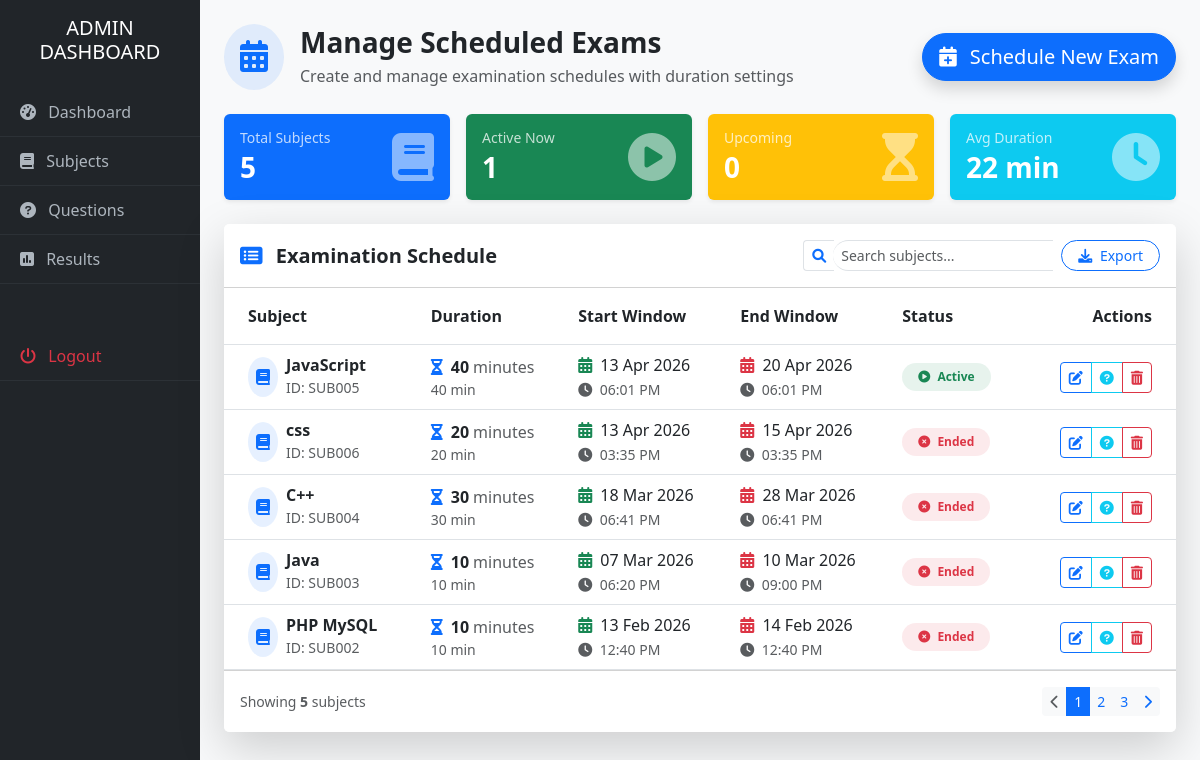
/admin/manage_subjects.php (signed in), run on the app's committed database.
### tables this page shows
CREATE TABLE `subjects` (
  `sub_id` int(11) NOT NULL,
  `sub_name` varchar(100) NOT NULL,
  `start_time` datetime DEFAULT NULL,
  `end_time` datetime DEFAULT NULL,
  `exam_duration` int(11) NOT NULL DEFAULT 10
);

### admin/manage_subjects.php (the view, shortened to what this page needs)
<?php include 'layout/header.php'; ?>
<div class="row mb-4">
    <div class="col-12">
        <div class="d-flex align-items-center justify-content-between flex-wrap">
            <div class="d-flex align-items-center mb-3 mb-sm-0">
                <div class="flex-shrink-0">
                    <div class="bg-primary bg-opacity-10 p-3 rounded-circle">
                        <i class="fas fa-calendar-alt fa-2x text-primary"></i>
                    </div>
                </div>
                <div class="flex-grow-1 ms-3">
                    <h3 class="fw-bold mb-1">Manage Scheduled Exams</h3>
                    <p class="text-muted mb-0">Create and manage examination schedules with duration settings</p>
                </div>
            </div>
            <div>
                <button class="btn btn-primary btn-lg rounded-pill shadow" data-bs-toggle="modal" data-bs-target="#addModal">
                    <i class="fas fa-calendar-plus me-2"></i> Schedule New Exam
                </button>
            </div>
        </div>
    </div>
</div>
<div class="row g-3 mb-4">
    <?php
    $total_subjects = $conn->query("SELECT COUNT(*) as total FROM subjects")->fetch_assoc()['total'];
    $total_duration = $conn->query("SELECT SUM(exam_duration) as total FROM subjects")->fetch_assoc()['total'];
    $avg_duration = $total_subjects > 0 ? round($total_duration / $total_subjects) : 0;
    $now = date('Y-m-d H:i:s');
    $active_exams = $conn->query("SELECT COUNT(*) as total FROM subjects WHERE start_time <= '$now' AND end_time >= '$now'")->fetch_assoc()['total'];
    $upcoming_exams = $conn->query("SELECT COUNT(*) as total FROM subjects WHERE start_time > '$now'")->fetch_assoc()['total'];
    ?>
    <div class="col-md-3">
        <div class="card border-0 shadow-sm bg-primary text-white">
            <div class="card-body p-3">
                <div class="d-flex align-items-center justify-content-between">
                    <div>
                        <h6 class="small mb-1 opacity-75">Total Subjects</h6>
                        <h3 class="fw-bold mb-0"><?php echo $total_subjects; ?></h3>
                    </div>
                    <i class="fas fa-book fa-3x opacity-50"></i>
                </div>
            </div>
        </div>
    </div>
    <div class="col-md-3">
        <div class="card border-0 shadow-sm bg-success text-white">
            <div class="card-body p-3">
                <div class="d-flex align-items-center justify-content-between">
                    <div>
                        <h6 class="small mb-1 opacity-75">Active Now</h6>
                        <h3 class="fw-bold mb-0"><?php echo $active_exams; ?></h3>
                    </div>
                    <i class="fas fa-play-circle fa-3x opacity-50"></i>
                </div>
            </div>
        </div>
    </div>
    <div class="col-md-3">
        <div class="card border-0 shadow-sm bg-warning text-white">
            <div class="card-body p-3">
                <div class="d-flex align-items-center justify-content-between">
                    <div>
                        <h6 class="small mb-1 opacity-75">Upcoming</h6>
                        <h3 class="fw-bold mb-0"><?php echo $upcoming_exams; ?></h3>
                    </div>
                    <i class="fas fa-hourglass-start fa-3x opacity-50"></i>
                </div>
            </div>
        </div>
    </div>
    <div class="col-md-3">
        <div class="card border-0 shadow-sm bg-info text-white">
            <div class="card-body p-3">
                <div class="d-flex align-items-center justify-content-between">
                    <div>
                        <h6 class="small mb-1 opacity-75">Avg Duration</h6>
                        <h3 class="fw-bold mb-0"><?php echo $avg_duration; ?> min</h3>
                    </div>
                    <i class="fas fa-clock fa-3x opacity-50"></i>
                </div>
            </div>
        </div>
    </div>
</div>
<div class="card border-0 shadow-lg">
    <div class="card-header bg-white py-3 d-flex justify-content-between align-items-center">
        <h5 class="fw-bold mb-0">
            <i class="fas fa-list-alt text-primary me-2"></i>
            Examination Schedule
        </h5>
        <div class="d-flex gap-2">
            <div class="input-group input-group-sm" style="width: 250px;">
                <span class="input-group-text bg-white border-end-0">
                    <i class="fas fa-search text-primary"></i>
                </span>
                <input type="text" class="form-control border-start-0" id="searchTable" placeholder="Search subjects...">
            </div>
            <div class="dropdown">
                <button class="btn btn-sm btn-outline-primary rounded-pill px-3" type="button" data-bs-toggle="dropdown">
                    <i class="fas fa-download me-1"></i> Export
                </button>
            </div>
        </div>
    </div>
    <div class="card-body p-0">
        <div class="table-responsive">
            <table class="table table-hover align-middle mb-0" id="subjectsTable">
                <thead class="bg-light">
                    <tr>
                        <th class="ps-4 py-3">Subject</th>
                        <th class="py-3">Duration</th>
                        <th class="py-3">Start Window</th>
                        <th class="py-3">End Window</th>
                        <th class="py-3">Status</th>
                        <th class="pe-4 py-3 text-end">Actions</th>
                    </tr>
                </thead>
                <tbody>
                    <?php
                    $res = $conn->query("SELECT * FROM subjects ORDER BY start_time DESC");
                    if($res->num_rows > 0):
                        while($row = $res->fetch_assoc()):
                            $now = new DateTime();
                            $start = new DateTime($row['start_time']);
                            $end = new DateTime($row['end_time']);
                            if($now > $end) {
                                $status = 'ended';
                                $status_badge = 'badge bg-danger bg-opacity-10 text-danger';
                                $status_icon = 'fa-times-circle';
                            } elseif($now >= $start && $now <= $end) {
                                $status = 'active';
                                $status_badge = 'badge bg-success bg-opacity-10 text-success';
                                $status_icon = 'fa-play-circle';
                            } else {
                                $status = 'upcoming';
                                $status_badge = 'badge bg-warning bg-opacity-10 text-warning';
                                $status_icon = 'fa-clock';
                            }
                            $duration_hours = floor($row['exam_duration'] / 60);
                            $duration_minutes = $row['exam_duration'] % 60;
                            $duration_text = $duration_hours > 0 ? $duration_hours . 'h ' . $duration_minutes . 'm' : $row['exam_duration'] . ' min';
                    ?>
                    <tr class="subject-row">
                        <td class="ps-4">
                            <div class="d-flex align-items-center">
                                <div class="bg-primary bg-opacity-10 rounded-circle p-2 me-2">
                                    <i class="fas fa-book text-primary"></i>
                                </div>
                                <div>
                                    <h6 class="fw-bold mb-0"><?php echo $row['sub_name']; ?></h6>
                                    <small class="text-muted">ID: SUB<?php echo str_pad($row['sub_id'], 3, '0', STR_PAD_LEFT); ?></small>
                                </div>
                            </div>
                        </td>
                        <td>
                            <div class="d-flex align-items-center">
                                <div class="me-2">
                                    <i class="fas fa-hourglass-half text-primary"></i>
                                </div>
                                <span class="fw-bold"><?php echo $row['exam_duration']; ?></span>
                                <span class="text-muted ms-1">minutes</span>
                            </div>
                            <small class="text-muted d-block"><?php echo $duration_text; ?></small>
                        </td>
                        <td>
                            <div>
                                <i class="fas fa-calendar-alt text-success me-1"></i>
                                <?php echo date('d M Y', strtotime($row['start_time'])); ?>
                                <br>
                                <small class="text-muted">
                                    <i class="fas fa-clock me-1"></i>
                                    <?php echo date('h:i A', strtotime($row['start_time'])); ?>
                                </small>
                            </div>
                        </td>
                        <td>
                            <div>
                                <i class="fas fa-calendar-alt text-danger me-1"></i>
                                <?php echo date('d M Y', strtotime($row['end_time'])); ?>
                                <br>
                                <small class="text-muted">
                                    <i class="fas fa-clock me-1"></i>
                                    <?php echo date('h:i A', strtotime($row['end_time'])); ?>
                                </small>
                            </div>
                        </td>
                        <td>
                            <span class="<?php echo $status_badge; ?> px-3 py-2 rounded-pill">
                                <i class="fas <?php echo $status_icon; ?> me-1"></i>
                                <?php echo ucfirst($status); ?>
                            </span>
                        </td>
                        <td class="pe-4 text-end">
                            <div class="btn-group" role="group">
                                <button class="btn btn-sm btn-outline-primary"
                                        data-bs-toggle="tooltip" title="Edit Subject"
                                        onclick="editSubject(<?php echo $row['sub_id']; ?>)">
                                    <i class="fas fa-edit"></i>
                                </button>
                                <button class="btn btn-sm btn-outline-info"
                                        data-bs-toggle="tooltip" title="View Questions"
                                        onclick="viewQuestions(<?php echo $row['sub_id']; ?>)">
                                    <i class="fas fa-question-circle"></i>
                                </button>
                                <a href="manage_subjects.php?delete=<?php echo $row['sub_id']; ?>"
                                   class="btn btn-sm btn-outline-danger"
                                   data-bs-toggle="tooltip" title="Delete Subject"
                                   onclick="return confirm('⚠️ Warning: This will permanently delete this subject. Make sure no questions or results are associated.')">
                                   <i class="fas fa-trash-alt"></i>
                                </a>
                            </div>
                        </td>
                    </tr>
                    <?php endwhile; endif; ?>
                </tbody>
            </table>
        </div>
    </div>
    <?php if($res->num_rows > 0): ?>
    <div class="card-footer bg-white py-3">
        <div class="d-flex justify-content-between align-items-center">
            <div class="small text-muted">
                Showing <span class="fw-bold"><?php echo $res->num_rows; ?></span> subjects
            </div>
            <nav>
                <ul class="pagination pagination-sm mb-0">
                    <li class="page-item disabled">
                        <a class="page-link border-0 bg-light text-muted" href="#">
                            <i class="fas fa-chevron-left"></i>
                        </a>
                    </li>
                    <li class="page-item active"><a class="page-link border-0 bg-primary" href="#">1</a></li>
                    <li class="page-item"><a class="page-link border-0 bg-light text-primary" href="#">2</a></li>
                    <li class="page-item"><a class="page-link border-0 bg-light text-primary" href="#">3</a></li>
                    <li class="page-item">
                        <a class="page-link border-0 bg-light text-primary" href="#">
                            <i class="fas fa-chevron-right"></i>
                        </a>
                    </li>
                </ul>
            </nav>
        </div>
    </div>
    <?php endif; ?>
</div>
<?php include 'layout/footer.php'; ?>

### admin/manage_subjects.php (style rules this page uses)
.subject-row { transition: all 0.2s ease; }
.btn-group .btn { transition: all 0.2s ease; }
.badge.bg-success.bg-opacity-10 { animation: pulse 2s infinite; }
#searchTable { border-radius: 50px 0 0 50px; border-right: none; }
.input-group-text { border-radius: 0 50px 50px 0; }

### data on the page
subjects: sub_name "JavaScript", sub_id "005", exam_duration "40", exam_duration "40 min", start_time "13 Apr 2026", start_time "06:01 PM", end_time "20 Apr 2026", end_time "06:01 PM", status "Active"
subjects: sub_name "css", sub_id "006", exam_duration "20", exam_duration "20 min", start_time "13 Apr 2026", start_time "03:35 PM", end_time "15 Apr 2026", end_time "03:35 PM", end_time "Ended"
subjects: sub_name "C++", sub_id "004", exam_duration "30", exam_duration "30 min", start_time "18 Mar 2026", start_time "06:41 PM", end_time "28 Mar 2026", end_time "06:41 PM", end_time "Ended"
subjects: sub_name "Java", sub_id "003", exam_duration "10", exam_duration "10 min", start_time "07 Mar 2026", start_time "06:20 PM", end_time "10 Mar 2026", end_time "09:00 PM", end_time "Ended"
subjects: sub_name "PHP MySQL", sub_id "002", exam_duration "10", exam_duration "10 min", start_time "13 Feb 2026", start_time "12:40 PM", end_time "14 Feb 2026", end_time "12:40 PM", end_time "Ended"

### other printed values
$total_subjects "5"
$active_exams "1"
$upcoming_exams "0"
$avg_duration "22"
$res->num_rows "5"
